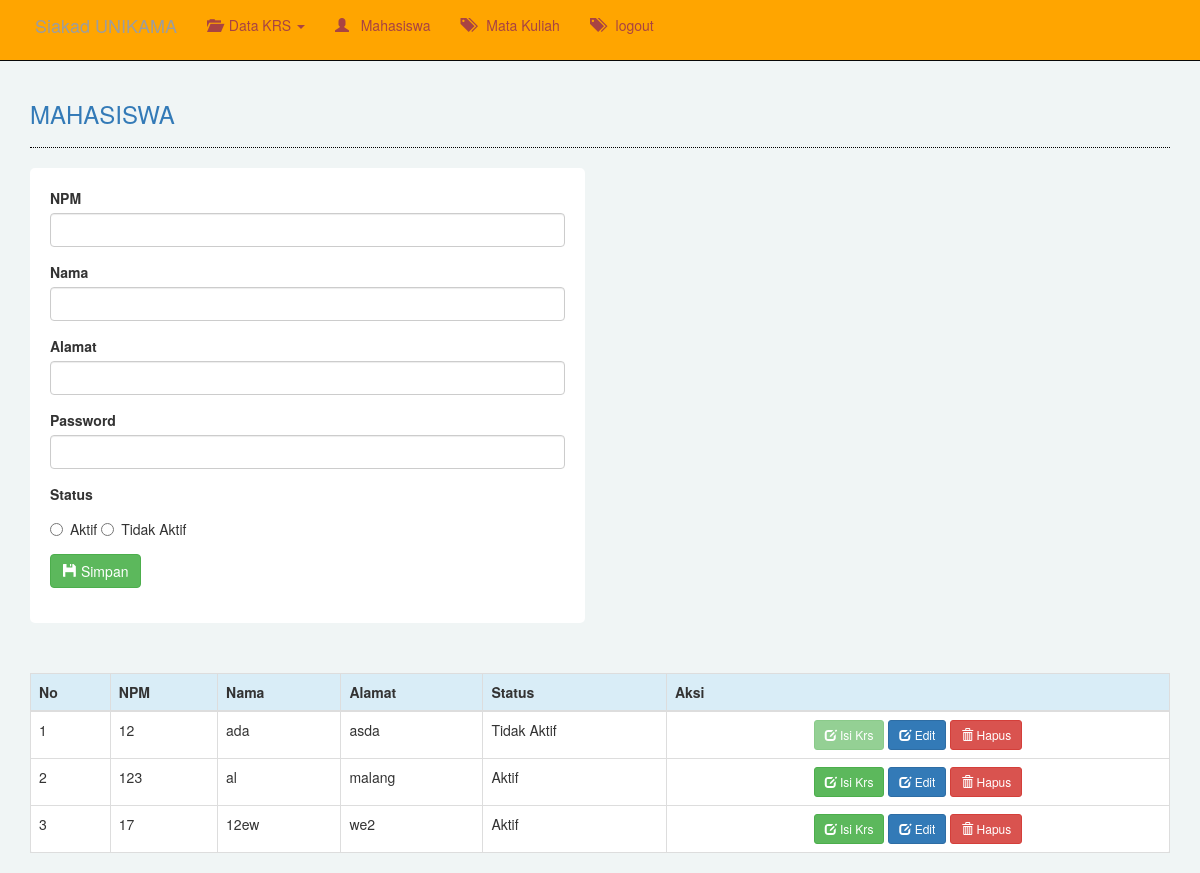
Screenshot of /siakad/index.php?lihat=mahasiswa/index (signed in) with the database file from the repository.
### tables this page shows
CREATE TABLE `mahasiswa` (
  `npm` varchar(50) NOT NULL,
  `nama` varchar(50) NOT NULL,
  `alamat` varchar(50) NOT NULL,
  `password` varchar(50) NOT NULL,
  `status` varchar(50) NOT NULL DEFAULT 'Tidak Aktif'
);

### praktikum/panggil/detailkrp/koneksi.php (called while the page is built, shortened)
<?php
class db_connect{
	public $host =db_host;
	public $user =db_user;
	public $pass =db_pass;
	public $dbname =db_name;
	public function connect(){
		$this->conn = new mysqli($this->host, $this->user, $this->pass, $this->dbname);
	}
}
 ?>

### siakad/panggil/mahasiswa/class.php (called while the page is built, shortened)
	<?php
	require 'koneksi.php';
	class db_class extends db_connect{
		public function read(){
			$stmt = $this->conn->prepare("select * from mahasiswa") or die($this->conn->error);
			if($stmt->execute()){
				$result = $stmt->get_result();
				return $result;
			}
		}
 	}
?>

### siakad/panggil/mahasiswa/index.php (the view, shortened to what this page needs)
<!DOCTYPE html>
<html>
<head>
</head>
<body>
</body>
</html>
<?php
require 'class.php';
$conn = new db_class();
$read = $conn->read();
$link 	= "index.php?lihat=mahasiswa/";
?>
<div class = "row">
	<div class = "col-lg-12">
		<h3 class = "text-primary">MAHASISWA</h3>
		<hr style = "border-top:1px dotted #000;"/>
		<div class = "row">
			<div class = "col-lg-6">
				<form method ="POST"action = "panggil/mahasiswa/tambah.php">
					<div class="form-group">
						<label>NPM</label>
						<input type ="text" id="npm" name = "npm" class="form-control" >
					</div>
					<div class="form-group">
						<label>Nama</label>
						<input type ="text" id="nama" name = "nama" class="form-control" >
					</div>
					<div class="form-group">
						<label>Alamat</label>
						<input type ="text" id="alamat" name = "alamat" class="form-control" >
					</div>
					<div class="form-group">
						<label>Password</label>
						<input type ="password" id="pass" name = "pass" class="form-control" >
					</div>
			<div class="form-group">
				<label>Status</label>
				<div class="radio">
					<label>
						<input type="radio" name="Status" value="Aktif" placeholder="Aktif" required>
						Aktif
					</label>
					<label>
						<input type="radio" name="Status" value="Tidak Aktif" placeholder="Tidak Aktif" required>
						Tidak Aktif
					</label>
				</div>
			</div>
			<div class = "form-group">
				<button name = "save" class = "btn btn-success">
					<span class = "glyphicon glyphicon-floppy-disk"></span>
					Simpan
				</button>
			</div>
		</form>
	</div>
	<div class = "col-lg-3"></div>
</div>
<br>
<br>
<table class="table table-hover table-bordered" style="margin-top: 10px">
	<tr class="info">
		<th>No</th>
		<th>NPM</th>
		<th>Nama</th>
		<th>Alamat</th>
		<th>Status</th>
		<th>Aksi</th>
	</tr>
	<tbody>
		<?php
		$no=1;
		while($tampil = $read->fetch_array()){
			?>
			<tr>
				<td><?php echo $no++; ?></td>
				<td><?php echo $tampil['npm']?></td>
				<td><?php echo $tampil['nama']; ?></td>
				<td><?php echo $tampil['alamat']?></td>
				<td><?php echo $tampil['status']?></td>
				<td style="text-align: center;">
					<?php
					$disabled = ($tampil['status'] == 'Aktif' || $tampil['status'] == 'aktif') ? '' : 'disabled' ;
					 ?>
					<a href="<?= 'index.php?lihat=krs/index&npm='.$tampil['npm'] ?>" class="btn btn-success btn-sm <?= $disabled ?>">
							<span class = "glyphicon glyphicon-edit"></span> Isi Krs
					</a>
					<a href="<?= $link.'edit&npm='.$tampil['npm'] ?>" class="btn btn-primary btn-sm">
						<span class = "glyphicon glyphicon-edit"></span> Edit
					</a>
					<a onclick="return confirm('Apakah yakin data ini akan di hapus?')" href="	<?= $link.'hapus&npm='.$tampil['npm'] ?>" class="btn btn-danger btn-sm">
						<span class = "glyphicon glyphicon-trash"></span> Hapus
					</a>
				</td>
			</tr>
			<?php
		}
		?>
	</tbody>
</table>
</div>
</div>

### siakad/index.php (style rules this page uses)
body { background-color: #FFA500; }

### siakad/panggil/mahasiswa/index.php (style rules this page uses)
body { background-color: #f0f5f5; }
form, table { background-color: white; padding:20px; border-radius: 5px; }

### rows the page displays
mahasiswa: npm "12", nama "ada", alamat "asda", status "Tidak Aktif"
mahasiswa: npm "123", nama "al", alamat "malang", status "Aktif"
mahasiswa: npm "17", nama "12ew", alamat "we2", status "Aktif"
